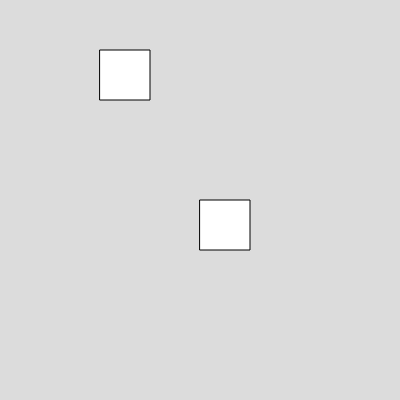
Frame 1 (no input)
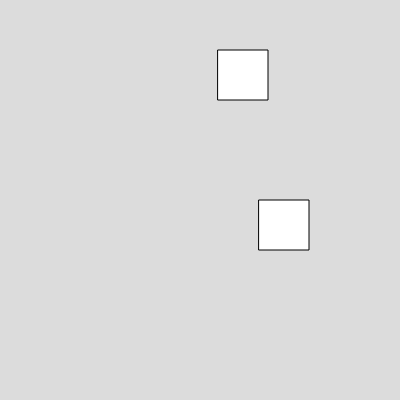
Frame 60 (no input)
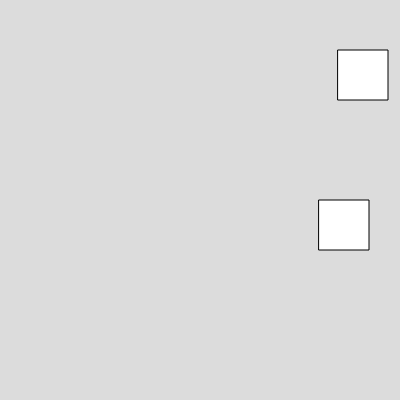
Frame 120 (the mouse pressed at the canvas centre since frame 60)

The p5.js sketch that drew these frames (run headless with seeded random() and noise() and a simulated clock; from frame 60 on, the mouse is pressed at the canvas centre):

// p5.js sketch
// ── sketch.js
var box1, box2;

function setup() 
{
  createCanvas(400, 400);
  box1 = new Box(100,50,50,50);
  box2 = new Box(200,200,50,50);
}

function draw() 
{
  background(220);

box1.show();
box1.set_speed(2);

box2. show();
box2.set_speed(1);
}


// ── box.js
class Box
  {
  constructor(x,y,h,w){
    this.x = x;
    this.y = y;
    this.w = 50;
    this.h = 50 ;
  }

  show(){
    rect(this.x, this.y , this.w, this.h);
  }

  set_speed(v){
    this.x = this.x+v;
  }
  }
  
